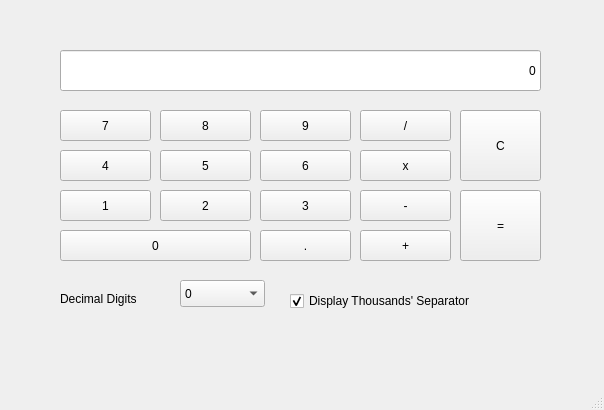
<?xml version="1.0" encoding="UTF-8"?>
<ui version="4.0">
 <class>MainWindow</class>
 <widget class="QMainWindow" name="MainWindow">
  <property name="geometry">
   <rect>
    <x>0</x>
    <y>0</y>
    <width>604</width>
    <height>410</height>
   </rect>
  </property>
  <property name="windowTitle">
   <string>MainWindow</string>
  </property>
  <property name="layoutDirection">
   <enum>Qt::LeftToRight</enum>
  </property>
  <property name="autoFillBackground">
   <bool>false</bool>
  </property>
  <widget class="QWidget" name="centralwidget">
   <widget class="QLineEdit" name="disline">
    <property name="geometry">
     <rect>
      <x>60</x>
      <y>50</y>
      <width>481</width>
      <height>41</height>
     </rect>
    </property>
    <property name="layoutDirection">
     <enum>Qt::LeftToRight</enum>
    </property>
    <property name="text">
     <string>0</string>
    </property>
    <property name="frame">
     <bool>true</bool>
    </property>
    <property name="alignment">
     <set>Qt::AlignRight|Qt::AlignTrailing|Qt::AlignVCenter</set>
    </property>
   </widget>
   <widget class="QPushButton" name="num7">
    <property name="geometry">
     <rect>
      <x>60</x>
      <y>110</y>
      <width>91</width>
      <height>31</height>
     </rect>
    </property>
    <property name="text">
     <string>7</string>
    </property>
   </widget>
   <widget class="QPushButton" name="num8">
    <property name="geometry">
     <rect>
      <x>160</x>
      <y>110</y>
      <width>91</width>
      <height>31</height>
     </rect>
    </property>
    <property name="text">
     <string>8</string>
    </property>
   </widget>
   <widget class="QPushButton" name="num9">
    <property name="geometry">
     <rect>
      <x>260</x>
      <y>110</y>
      <width>91</width>
      <height>31</height>
     </rect>
    </property>
    <property name="text">
     <string>9</string>
    </property>
   </widget>
   <widget class="QPushButton" name="signdiv">
    <property name="geometry">
     <rect>
      <x>360</x>
      <y>110</y>
      <width>91</width>
      <height>31</height>
     </rect>
    </property>
    <property name="text">
     <string>/</string>
    </property>
   </widget>
   <widget class="QPushButton" name="signmul">
    <property name="geometry">
     <rect>
      <x>360</x>
      <y>150</y>
      <width>91</width>
      <height>31</height>
     </rect>
    </property>
    <property name="text">
     <string>x</string>
    </property>
   </widget>
   <widget class="QPushButton" name="num6">
    <property name="geometry">
     <rect>
      <x>260</x>
      <y>150</y>
      <width>91</width>
      <height>31</height>
     </rect>
    </property>
    <property name="text">
     <string>6</string>
    </property>
   </widget>
   <widget class="QPushButton" name="num5">
    <property name="geometry">
     <rect>
      <x>160</x>
      <y>150</y>
      <width>91</width>
      <height>31</height>
     </rect>
    </property>
    <property name="text">
     <string>5</string>
    </property>
   </widget>
   <widget class="QPushButton" name="num4">
    <property name="geometry">
     <rect>
      <x>60</x>
      <y>150</y>
      <width>91</width>
      <height>31</height>
     </rect>
    </property>
    <property name="text">
     <string>4</string>
    </property>
   </widget>
   <widget class="QPushButton" name="signmin">
    <property name="geometry">
     <rect>
      <x>360</x>
      <y>190</y>
      <width>91</width>
      <height>31</height>
     </rect>
    </property>
    <property name="text">
     <string>-</string>
    </property>
   </widget>
   <widget class="QPushButton" name="num3">
    <property name="geometry">
     <rect>
      <x>260</x>
      <y>190</y>
      <width>91</width>
      <height>31</height>
     </rect>
    </property>
    <property name="text">
     <string>3</string>
    </property>
   </widget>
   <widget class="QPushButton" name="num2">
    <property name="geometry">
     <rect>
      <x>160</x>
      <y>190</y>
      <width>91</width>
      <height>31</height>
     </rect>
    </property>
    <property name="text">
     <string>2</string>
    </property>
   </widget>
   <widget class="QPushButton" name="num1">
    <property name="geometry">
     <rect>
      <x>60</x>
      <y>190</y>
      <width>91</width>
      <height>31</height>
     </rect>
    </property>
    <property name="text">
     <string>1</string>
    </property>
   </widget>
   <widget class="QPushButton" name="signadd">
    <property name="geometry">
     <rect>
      <x>360</x>
      <y>230</y>
      <width>91</width>
      <height>31</height>
     </rect>
    </property>
    <property name="text">
     <string>+</string>
    </property>
   </widget>
   <widget class="QPushButton" name="dot">
    <property name="geometry">
     <rect>
      <x>260</x>
      <y>230</y>
      <width>91</width>
      <height>31</height>
     </rect>
    </property>
    <property name="text">
     <string>.</string>
    </property>
   </widget>
   <widget class="QPushButton" name="num0">
    <property name="geometry">
     <rect>
      <x>60</x>
      <y>230</y>
      <width>191</width>
      <height>31</height>
     </rect>
    </property>
    <property name="text">
     <string>0</string>
    </property>
   </widget>
   <widget class="QPushButton" name="signdel">
    <property name="geometry">
     <rect>
      <x>460</x>
      <y>110</y>
      <width>81</width>
      <height>71</height>
     </rect>
    </property>
    <property name="text">
     <string>C</string>
    </property>
   </widget>
   <widget class="QPushButton" name="signequ">
    <property name="geometry">
     <rect>
      <x>460</x>
      <y>190</y>
      <width>81</width>
      <height>71</height>
     </rect>
    </property>
    <property name="text">
     <string>=</string>
    </property>
   </widget>
   <widget class="QLabel" name="diglabel">
    <property name="geometry">
     <rect>
      <x>60</x>
      <y>290</y>
      <width>111</width>
      <height>17</height>
     </rect>
    </property>
    <property name="text">
     <string>Decimal Digits</string>
    </property>
   </widget>
   <widget class="QCheckBox" name="septhousand">
    <property name="geometry">
     <rect>
      <x>290</x>
      <y>290</y>
      <width>231</width>
      <height>22</height>
     </rect>
    </property>
    <property name="autoFillBackground">
     <bool>true</bool>
    </property>
    <property name="text">
     <string>Display Thousands' Separator</string>
    </property>
    <property name="checked">
     <bool>true</bool>
    </property>
   </widget>
   <widget class="QComboBox" name="numdigits">
    <property name="geometry">
     <rect>
      <x>180</x>
      <y>280</y>
      <width>85</width>
      <height>27</height>
     </rect>
    </property>
    <property name="currentIndex">
     <number>0</number>
    </property>
    <item>
     <property name="text">
      <string>0</string>
     </property>
    </item>
    <item>
     <property name="text">
      <string>1</string>
     </property>
    </item>
    <item>
     <property name="text">
      <string>2</string>
     </property>
    </item>
    <item>
     <property name="text">
      <string>3</string>
     </property>
    </item>
    <item>
     <property name="text">
      <string>4</string>
     </property>
    </item>
    <item>
     <property name="text">
      <string>5</string>
     </property>
    </item>
   </widget>
  </widget>
  <widget class="QMenuBar" name="menubar">
   <property name="geometry">
    <rect>
     <x>0</x>
     <y>0</y>
     <width>604</width>
     <height>25</height>
    </rect>
   </property>
  </widget>
  <widget class="QStatusBar" name="statusbar"/>
 </widget>
 <resources/>
 <connections/>
</ui>
